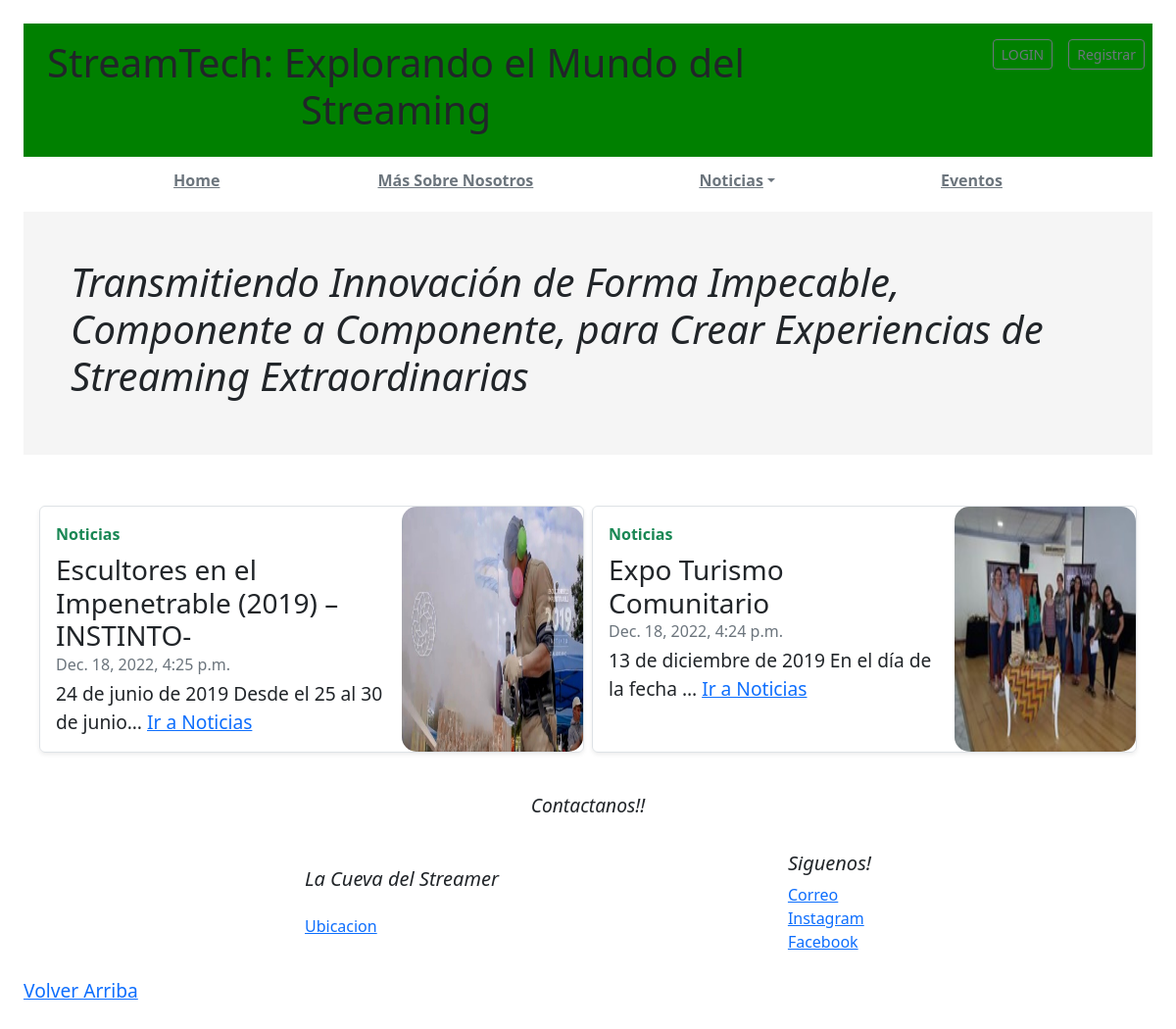
The page / on the database its author committed.
### apps/noticias/models.py (models this page shows, shortened)
class Post(models.Model):
    titulo = models.CharField(max_length=100)
    contenido = models.TextField(blank=True, null=True)
    imagen = models.ImageField(null=True, blank=True, upload_to='static/img/')
    fecha = models.DateTimeField(auto_now_add=True)
    categoria = models.ForeignKey(Categoria, on_delete = models.CASCADE)

### blog/views.py (the view)
# urls.py: 2. Add a URL to urlpatterns:  path('', Home.as_view(), name='home')
def Home (request):
    posts = Post.objects.all().order_by('-fecha')[:2]
    return render( request, 'Home.html', { 'ultima_noticias': posts})

### templates/Home.html
{% extends 'basetemplate.html'%}
{% load static%}
{%block contenido%}
<main >
    <div class="banner">
        <div class="p-4 p-md-5 mb-4 rounded"  >
        <div class="col-md-12 px-0">
        <h1 class="display-12 fst-italic">Transmitiendo Innovación de Forma Impecable, Componente a Componente, para Crear Experiencias de Streaming Extraordinarias</h1>
        </div>
        </div>
    </div>
    <div class="row pb-4 p-4">
    {% for post in ultima_noticias %}
    <div class="p-1 p-md-6  col-6">
        <div class="row g-0 border rounded overflow-hidden flex-md-row mb-1 shadow-sm h-md-250 position-relative">
        <div class="col-md-8 p-3 d-flex flex-column position-static">
            <strong class="d-inline-block mb-2 text-success">Noticias</strong>
            <h3 class="mb-0">{{post.titulo}}</h3>
            <div class="mb-1 text-muted">{{ post.fecha }}</div>
            <p class="mb-auto">{{ post.contenido | truncatechars:50|safe }} <span>
                {% if post.categoria.id == 1%}
                    <a href="{% url 'noticias:listararte.html'%}" class="stretched-link">Ir a Noticias</a>
                {% else %}
                <a href="{% url 'noticias:listarturismo.html'%}" class="stretched-link">Ir a Noticias</a>
                {% endif %}
            </span></p>
        </div>
        <div class="col-4 d-none d-lg-block">
            <img src="{{ post.imagen.url }}" class="card-img-top" max-width="300px" height="250px" style="border-radius: 15px; padding-top: 0px;">
        </div>
        </div>
    </div>
    {%endfor%}
    </div>
{%endblock contenido%}

### static/css/Quienes.css (style rules this page uses)
p { font-size: larger; }
.banner { background: whitesmoke; }
body { margin: 0; padding: 0; }

### rows shown on the page
Post: titulo "Escultores en el Impenetrable (2019) –INSTINTO-", fecha "Dec. 18, 2022, 4:25 p.m.", contenido "24 de junio de 2019 Desde el 25 al 30 de junio…", shows "Ir a Noticias", imagen (picture)
Post: titulo "Expo Turismo Comunitario", fecha "Dec. 18, 2022, 4:24 p.m.", contenido "13 de diciembre de 2019 En el día de la fecha …", shows "Ir a Noticias", imagen (picture)
